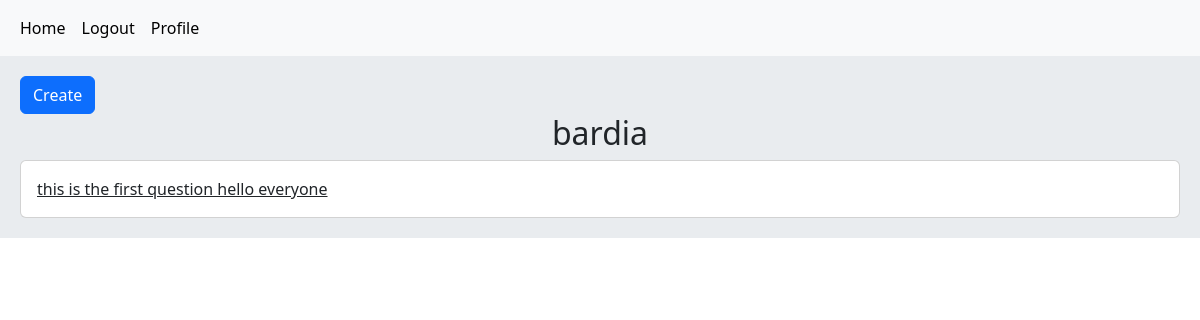
The app's page /account/profile/1/ (signed in), older data.
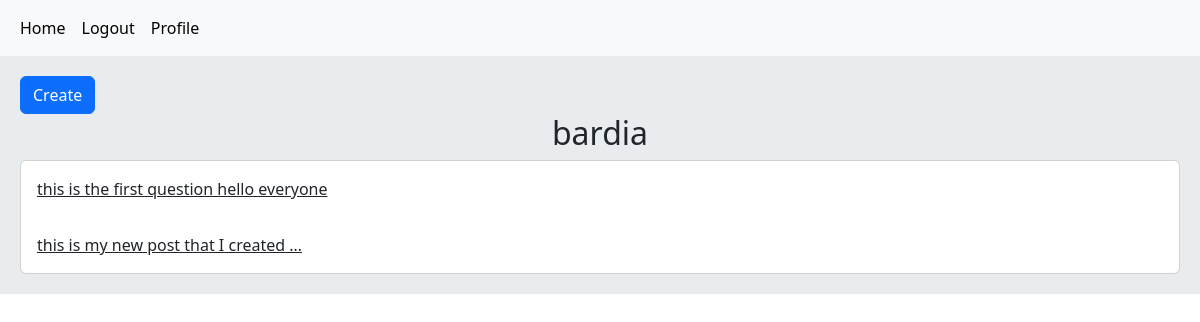
The same page, newer data.
### home/models.py (models this page shows, shortened)
class Post(models.Model):
    user = models.ForeignKey(User, on_delete=models.CASCADE)
    body = models.TextField()
    slug = models.SlugField()
    created = models.DateTimeField(auto_now_add=True)
    updated = models.DateTimeField(auto_now=True)
    def get_absolute_url(self):
        return reverse('home:post_detail', args=(self.id, self.slug))

### account/views.py (the view)
# urls.py: path('profile/<int:user_id>/', views.UserProfileView.as_view(), name="user_profile")
class UserProfileView(LoginRequiredMixin, View):
    def get(self, request, user_id):
        user = User.objects.get(pk=user_id)
        posts = Post.objects.filter(user=user)
        return render(request, 'account/profile.html', {'user': user, 'posts': posts})

### account/templates/account/profile.html
{% extends 'base.html' %}
{% block content %}
    {% if request.user.id == user.id %}
        <a href="{% url 'home:post_create' %}" class="btn btn-primary">Create</a>
    {% endif %}
    <h2 class="text-center">{{ user.username }}</h2>
    <div class="card">
        {% for post in posts %}
            <a href="{{ post.get_absolute_url }}" class="card-body">{{ post.body|truncatewords:8 }}</a>
        {% endfor %}
    </div>
{% endblock %}

Row changes from the older to the newer data that the page shows:
added Post: body "this is my new post that I created …"
